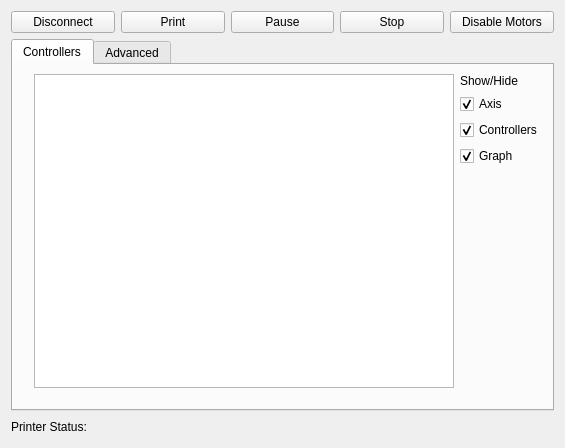
<?xml version="1.0" encoding="UTF-8"?>
<ui version="4.0">
 <class>AtCoreInstanceWidget</class>
 <widget class="QWidget" name="AtCoreInstanceWidget">
  <property name="geometry">
   <rect>
    <x>0</x>
    <y>0</y>
    <width>565</width>
    <height>448</height>
   </rect>
  </property>
  <layout class="QVBoxLayout" name="verticalLayout_2">
   <item>
    <layout class="QHBoxLayout" name="horizontalLayout">
     <item>
      <widget class="QPushButton" name="disconnectPB">
       <property name="text">
        <string>Disconnect</string>
       </property>
       <property name="checkable">
        <bool>true</bool>
       </property>
      </widget>
     </item>
     <item>
      <widget class="QPushButton" name="printPB">
       <property name="text">
        <string>Print</string>
       </property>
      </widget>
     </item>
     <item>
      <widget class="QPushButton" name="pausePB">
       <property name="text">
        <string>Pause</string>
       </property>
      </widget>
     </item>
     <item>
      <widget class="QPushButton" name="stopPB">
       <property name="text">
        <string>Stop</string>
       </property>
      </widget>
     </item>
     <item>
      <widget class="QPushButton" name="disableMotorsPB">
       <property name="text">
        <string>Disable Motors</string>
       </property>
      </widget>
     </item>
    </layout>
   </item>
   <item>
    <widget class="QTabWidget" name="mainTab">
     <property name="currentIndex">
      <number>0</number>
     </property>
     <widget class="QWidget" name="tabWidgetPage1">
      <attribute name="title">
       <string>Controllers</string>
      </attribute>
      <layout class="QGridLayout" name="gridLayout_3">
       <item row="2" column="2">
        <widget class="AxisControl" name="axisViewWidget"/>
       </item>
       <item row="3" column="0" colspan="4">
        <widget class="PlotWidget" name="plotWidget" native="true"/>
       </item>
       <item row="4" column="0" colspan="4">
        <widget class="PrintProgressWidget" name="printProgressWidget" native="true"/>
       </item>
       <item row="2" column="3">
        <layout class="QVBoxLayout" name="verticalLayout">
         <item>
          <widget class="QLabel" name="label">
           <property name="text">
            <string>Show/Hide</string>
           </property>
          </widget>
         </item>
         <item>
          <widget class="QCheckBox" name="axisCK">
           <property name="text">
            <string>Axis</string>
           </property>
           <property name="checked">
            <bool>true</bool>
           </property>
          </widget>
         </item>
         <item>
          <widget class="QCheckBox" name="controlsCK">
           <property name="text">
            <string>Controllers</string>
           </property>
           <property name="checked">
            <bool>true</bool>
           </property>
          </widget>
         </item>
         <item>
          <widget class="QCheckBox" name="graphCK">
           <property name="text">
            <string>Graph </string>
           </property>
           <property name="checked">
            <bool>true</bool>
           </property>
          </widget>
         </item>
         <item>
          <spacer name="verticalSpacer">
           <property name="orientation">
            <enum>Qt::Vertical</enum>
           </property>
           <property name="sizeHint" stdset="0">
            <size>
             <width>20</width>
             <height>40</height>
            </size>
           </property>
          </spacer>
         </item>
        </layout>
       </item>
       <item row="2" column="1">
        <widget class="BedExtruderWidget" name="bedExtWidget" native="true"/>
       </item>
      </layout>
     </widget>
     <widget class="QWidget" name="advancedTab">
      <attribute name="title">
       <string>Advanced</string>
      </attribute>
      <layout class="QGridLayout" name="gridLayout_2">
       <item row="2" column="0">
        <widget class="LogWidget" name="logWidget" native="true"/>
       </item>
       <item row="1" column="0">
        <widget class="PushGCodeWidget" name="pushGCodeWidget" native="true"/>
       </item>
       <item row="0" column="0">
        <widget class="RatesControlWidget" name="ratesControlWidget" native="true"/>
       </item>
      </layout>
     </widget>
    </widget>
   </item>
   <item>
    <layout class="QHBoxLayout" name="horizontalLayout_2">
     <item>
      <widget class="QLabel" name="label_2">
       <property name="text">
        <string>Printer Status:</string>
       </property>
      </widget>
     </item>
     <item>
      <widget class="QLabel" name="lblState">
       <property name="text">
        <string/>
       </property>
      </widget>
     </item>
     <item>
      <spacer name="horizontalSpacer">
       <property name="orientation">
        <enum>Qt::Horizontal</enum>
       </property>
       <property name="sizeHint" stdset="0">
        <size>
         <width>40</width>
         <height>20</height>
        </size>
       </property>
      </spacer>
     </item>
    </layout>
   </item>
  </layout>
 </widget>
 <customwidgets>
  <customwidget>
   <class>PlotWidget</class>
   <extends>QWidget</extends>
   <header>plotwidget.h</header>
   <container>1</container>
  </customwidget>
  <customwidget>
   <class>PrintProgressWidget</class>
   <extends>QWidget</extends>
   <header>printprogresswidget.h</header>
   <container>1</container>
  </customwidget>
  <customwidget>
   <class>AxisControl</class>
   <extends>QGraphicsView</extends>
   <header>axiscontrol.h</header>
  </customwidget>
  <customwidget>
   <class>BedExtruderWidget</class>
   <extends>QWidget</extends>
   <header>bedextruderwidget.h</header>
   <container>1</container>
  </customwidget>
  <customwidget>
   <class>LogWidget</class>
   <extends>QWidget</extends>
   <header>logwidget.h</header>
   <container>1</container>
  </customwidget>
  <customwidget>
   <class>PushGCodeWidget</class>
   <extends>QWidget</extends>
   <header>pushgcodewidget.h</header>
   <container>1</container>
  </customwidget>
  <customwidget>
   <class>RatesControlWidget</class>
   <extends>QWidget</extends>
   <header>ratescontrolwidget.h</header>
   <container>1</container>
  </customwidget>
 </customwidgets>
 <resources/>
 <connections/>
</ui>
